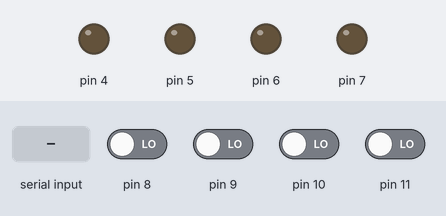
Recording of a sketch running on a simulated Arduino Uno, built with avr-gcc and run on an emulated ATmega328P. Parts: output pins drawn as LEDs (lit = HIGH). The inputs (shaded band) are chosen by the test bench; at power-on: pin 8–11 LOW.

Above: at 1.2 s.
1.3 s: "W" received over Serial
At 2.0 s:
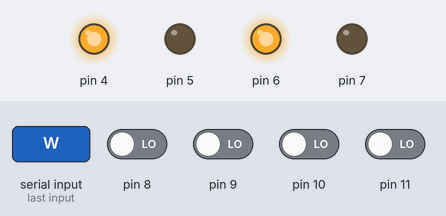
2.8 s: "S" received over Serial
At 3.1 s:
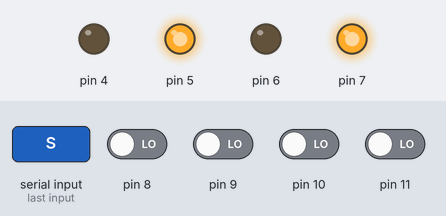
4.3 s: "A" received over Serial
At 5.5 s:
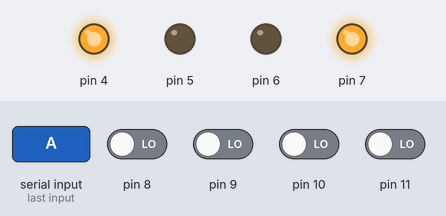
5.8 s: "D" received over Serial
At 6.6 s:
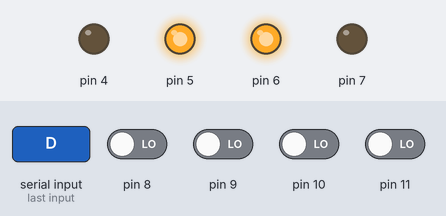
Timing chart, 0 to 8.3 s (numbered marks = the images above; inputs shaded):
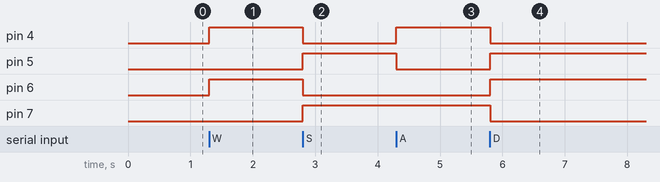

Measured:
- after the input at 1.3 s, pin 4, pin 6: LOW → HIGH at once
- after the input at 2.8 s, pin 4, pin 6: HIGH → LOW at once; pin 5, pin 7: LOW → HIGH at once
- after the input at 4.3 s, pin 4: LOW → HIGH at once; pin 5: HIGH → LOW at once
- after the input at 5.8 s, pin 4, pin 7: HIGH → LOW at once; pin 5, pin 6: LOW → HIGH at once

The sketch:

serial_car_with_uC.ino
```cpp
void setup() {

  Serial.begin(9600) ;
  for (int i = 8; i < 12; i++)
    pinMode(i, INPUT) ; // put your setup code here, to run once:
  for (int i = 4; i < 8; i++)
    pinMode(i, OUTPUT) ;

}

void loop() {
  int x;
  if (Serial.available())
  { x = Serial.read() ;
  }
  if (x == 'W')
    forward();
  if (x == 'S')
    backward() ;
  if (x == 'A')
    left() ;
  if (x == 'D')
    right() ;
}
void forward()
{
  digitalWrite(7, 0);
  digitalWrite(6, 1); digitalWrite(5, 0); digitalWrite(4, 1);
  while (digitalRead(8) == HIGH);
}
void backward()
{
  digitalWrite(7, 1);
  digitalWrite(6, 0); digitalWrite(5, 1); digitalWrite(4, 0); while (digitalRead(9) == HIGH);
}
void left()
{
  digitalWrite(7, 1);
  digitalWrite(6, 0); digitalWrite(5, 0); digitalWrite(4, 1); while (digitalRead(10) == HIGH);
}
void right()
{
  digitalWrite(7, 0);
  digitalWrite(6, 1); digitalWrite(5, 1); digitalWrite(4, 0); while (digitalRead(11) == HIGH);
}
```
